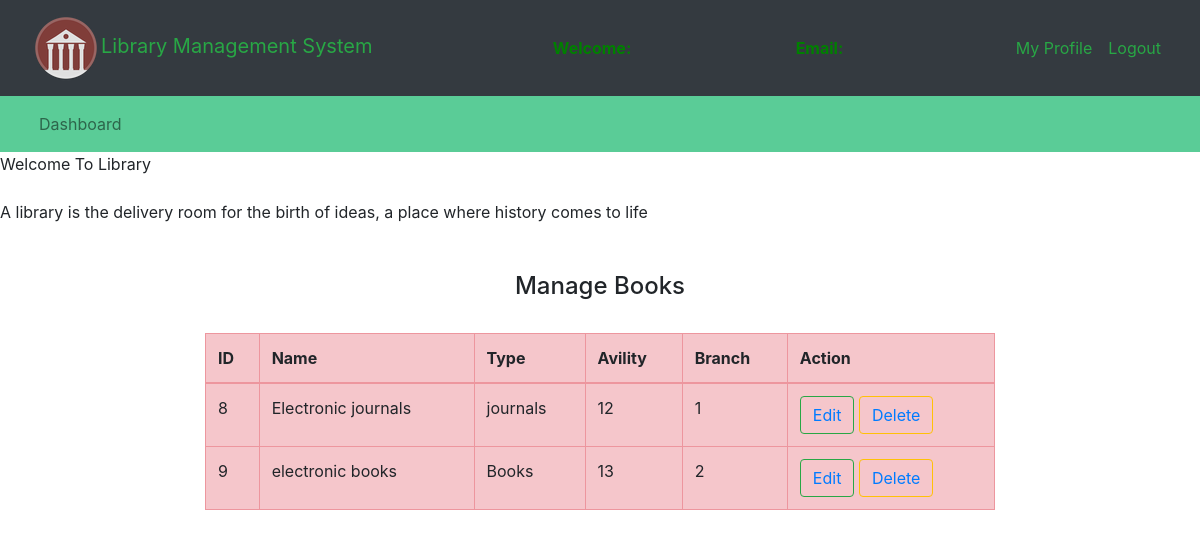
The app's page /librarians/eResources/manage.php with its own data.
### tables this page shows
CREATE TABLE `eresources` (
  `e_id` int(99) NOT NULL,
  `e_name` varchar(70) NOT NULL,
  `type` varchar(70) NOT NULL,
  `avility` int(100) DEFAULT NULL,
  `brance_id` int(10) NOT NULL
);

### librarians/eResources/manage.php (the view, shortened to what this page needs)
<!DOCTYPE html>
<html lang="en">
<head>
    <link rel="stylesheet" type="text/css" href="../../bootstrap-4.4.1/css/bootstrap.min.css">
</head>
<body>
    <nav class="navbar navbar-expand-lg navbar-dark bg-dark">
        <div class="container-fluid">
            <div class="navbar-header">
			<a class="navbar-brand text-success" href="index.php"><img class="logo"src="../logo.png">Library Management System  </a>
            </div>
            <font style="color:green"><span><strong>Welcome: <?php echo $_SESSION['name'];?></strong></span></font>
			<font style="color:green"><span><strong>Email: <?php echo $_SESSION['email'];?></strong></font>
            <ul class="nav navbar-nav navbar-right">
            <ul class="nav navbar-nav navbar-right">
		      <li class="nav-item dropdown">
	        	<a class="nav-link text-success" data-toggle="dropdown">My Profile </a>
		      </li>
		      <li class="nav-item">
		        <a class="nav-link text-success" href="logout.php">Logout</a>
		      </li>
		    </ul>
            </ul>
        </div>
    </nav>
	<nav class="navbar navbar-expand-lg navbar-light" style="background-color: #5ACC97">
		<div class="container-fluid">
		    <ul class="nav navbar-nav navbar-center">
		      <li class="nav-item">
		        <a class="nav-link" href="../librarians_dashboard.php">Dashboard</a>
		      </li>
		    </ul>
		</div>
	</nav>
	<span><marquee direction="left" bgcolor="pink" text-success>Welcome To Library </marquee></span><br>
	<span><marquee direction="right" bgcolor="yellow" text-success>A library is the delivery room for the birth of ideas, a place where history comes to life</marquee></span><br><br>
    <center><h4>Manage Books</h4><br></center>
		<div class="row">
			<div class="col-md-2"></div>
			<div class="col-md-8">
				<table class="table table-bordered table-danger table-hover">
					<thead>
						<tr>
							<th>ID</th>
							<th>Name</th>
							<th>Type</th>
							<th>Avility</th>
							<th>Branch</th>
                            <th>Action</th>
						</tr>
					</thead>
                    <?php
						$connection = mysqli_connect("localhost","root","");
						$query = "select * from eresources";
						$query_run = mysqli_query($connection,$query);
						while ($row = mysqli_fetch_assoc($query_run)){
							?>
							<tr>
								<td><?php echo $row['e_id'];?></td>
								<td><?php echo $row['e_name'];?></td>
								<td><?php echo $row['type'];?></td>
								<td><?php echo $row['avility'];?></td>
                                <td><?php echo $row['brance_id'];?></td>
                                <td><button class="btn btn-outline-success" name=""><a href="edit_r.php?en=<?php echo $row['e_id'];?>">Edit</a></button>
								<button class="btn btn-outline-warning" name=""><a href="delete_r.php?en=<?php echo $row['e_id'];?>">Delete</a></button></td>
							</tr>
							<?php
						}
					?>
				</table>
			</div>
		</div>
</body>
</html>

### librarians/eResources/manage.php (style rules this page uses)
li::marker { color: red; }

### records on screen
eresources: e_id "8", e_name "Electronic journals", type "journals", avility "12", brance "1"
eresources: e_id "9", e_name "electronic books", type "Books", avility "13", brance "2"
